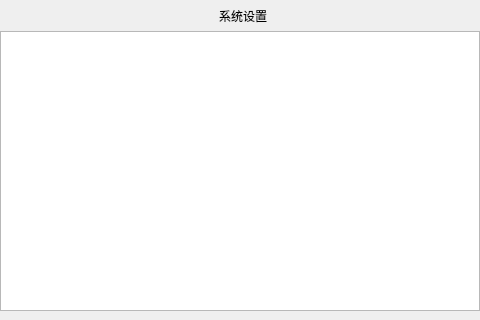
<?xml version="1.0" encoding="UTF-8"?>
<ui version="4.0">
 <class>ui_system_setting</class>
 <widget class="QMainWindow" name="ui_system_setting">
  <property name="geometry">
   <rect>
    <x>0</x>
    <y>0</y>
    <width>480</width>
    <height>320</height>
   </rect>
  </property>
  <property name="windowTitle">
   <string>MainWindow</string>
  </property>
  <widget class="QWidget" name="centralwidget">
   <layout class="QVBoxLayout" name="verticalLayout" stretch="1,9">
    <property name="spacing">
     <number>0</number>
    </property>
    <property name="leftMargin">
     <number>0</number>
    </property>
    <property name="topMargin">
     <number>0</number>
    </property>
    <property name="rightMargin">
     <number>0</number>
    </property>
    <property name="bottomMargin">
     <number>9</number>
    </property>
    <item>
     <widget class="QWidget" name="system_setting_title_widget" native="true">
      <property name="styleSheet">
       <string notr="true"/>
      </property>
      <layout class="QHBoxLayout" name="horizontalLayout" stretch="1,1,2,2">
       <property name="spacing">
        <number>6</number>
       </property>
       <property name="leftMargin">
        <number>0</number>
       </property>
       <property name="topMargin">
        <number>0</number>
       </property>
       <property name="rightMargin">
        <number>0</number>
       </property>
       <property name="bottomMargin">
        <number>0</number>
       </property>
       <item alignment="Qt::AlignLeft|Qt::AlignVCenter">
        <widget class="clicked_Label" name="system_setting_back_btn" native="true">
         <property name="text" stdset="0">
          <string/>
         </property>
        </widget>
       </item>
       <item>
        <spacer name="horizontalSpacer">
         <property name="orientation">
          <enum>Qt::Horizontal</enum>
         </property>
         <property name="sizeHint" stdset="0">
          <size>
           <width>37</width>
           <height>20</height>
          </size>
         </property>
        </spacer>
       </item>
       <item>
        <widget class="QLabel" name="system_setting_title_label">
         <property name="styleSheet">
          <string notr="true"/>
         </property>
         <property name="text">
          <string>系统设置</string>
         </property>
         <property name="alignment">
          <set>Qt::AlignCenter</set>
         </property>
        </widget>
       </item>
       <item>
        <spacer name="horizontalSpacer_2">
         <property name="orientation">
          <enum>Qt::Horizontal</enum>
         </property>
         <property name="sizeHint" stdset="0">
          <size>
           <width>78</width>
           <height>20</height>
          </size>
         </property>
        </spacer>
       </item>
      </layout>
     </widget>
    </item>
    <item>
     <widget class="QListView" name="system_setting_listView"/>
    </item>
   </layout>
  </widget>
 </widget>
 <customwidgets>
  <customwidget>
   <class>clicked_Label</class>
   <extends>QWidget</extends>
   <header location="global">clicked_label.hpp</header>
  </customwidget>
 </customwidgets>
 <resources/>
 <connections/>
</ui>
